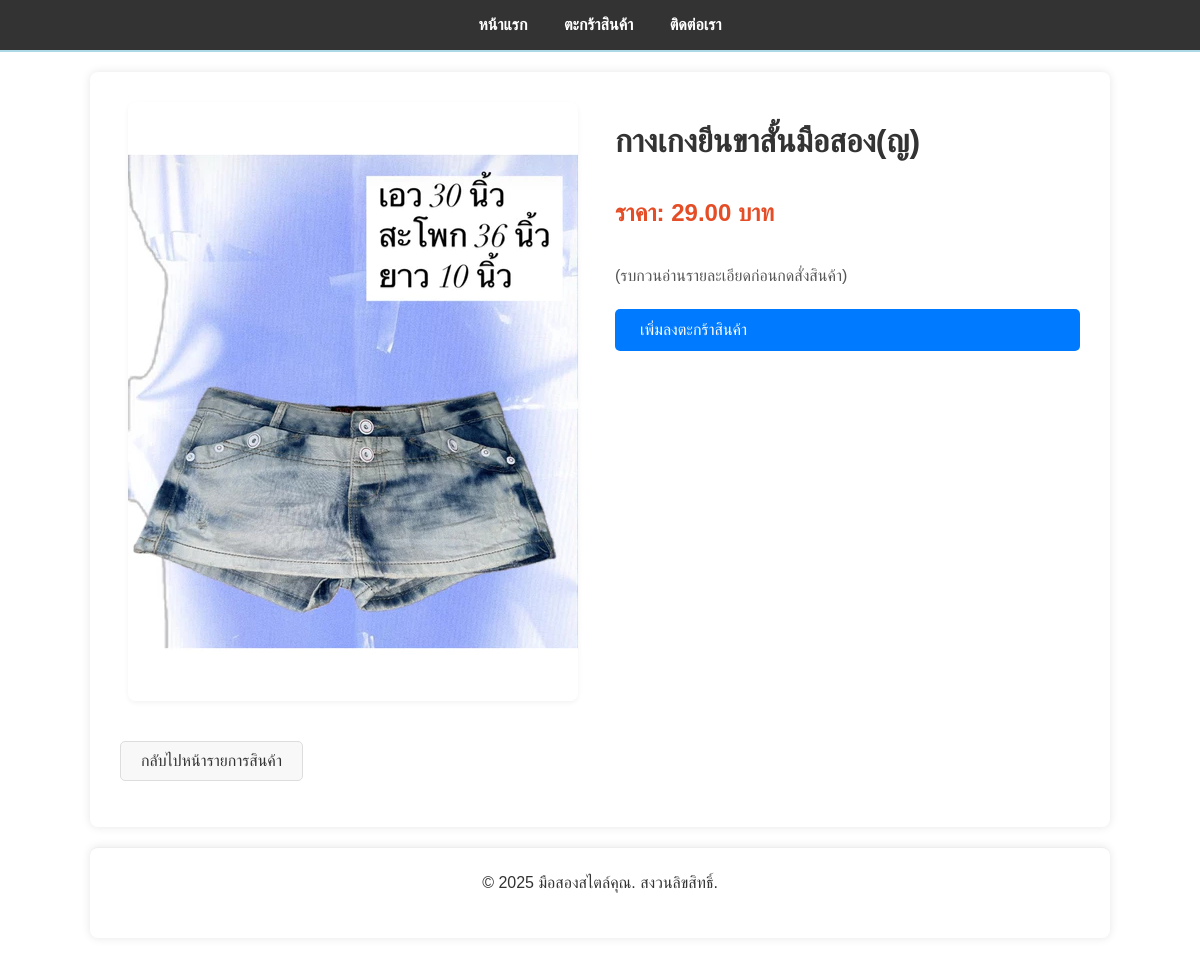
Page /product/3/ on the committed database.
### shop/models.py (models this page shows, shortened)
class Product(models.Model):
    name = models.CharField(max_length=255)
    description = models.TextField(blank=True, null=True)
    price = models.DecimalField(max_digits=10, decimal_places=2)
    image = models.ImageField(upload_to='products/', blank=True, null=True)
    category = models.ForeignKey(Category, on_delete=models.SET_NULL, null=True, blank=True)
    condition = models.CharField(max_length=100, blank=True, null=True) # สภาพสินค้า
    created_at = models.DateTimeField(auto_now_add=True)

### shop/views.py (the view)
# urls.py: path('product/<int:product_id>/', views.product_detail, name='product_detail'),
def product_detail(request, product_id):
    product = get_object_or_404(Product, pk=product_id)
    return render(request, 'shop/product_detail.html', {'product': product})

### shop/templates/shop/product_detail.html (shortened to what this page needs)
{% load static %}
<!DOCTYPE html>
<html lang="th">
<head>
    <link rel="stylesheet" type="text/css" href="{% static 'shop/style.css' %}">
</head>
<body>
    {% if request.path != '/' %}
    <nav>
        <ul>
            <li><a href="{% url 'product_list' %}">หน้าแรก</a></li>
            <li><a href="{% url 'view_cart' %}">ตะกร้าสินค้า</a></li>
            <li><a href="{% url 'contact' %}">ติดต่อเรา</a></li>
        </ul>
    </nav>
    {% endif %}
    <div class="container">
        <div class="product-detail-grid">
            <div class="product-image-column">
                {% if product.image %}
                    <img src="{{ product.image.url }}" alt="{{ product.name }}" class="product-image">
                {% else %}
                    <div style="background-color: #eee; height: 300px; display: flex; justify-content: center; align-items: center; border-radius: 8px;">
                        ไม่มีรูปภาพ
                    </div>
                {% endif %}
            </div>
            <div class="product-info-column">
                <h1 class="product-title">{{ product.name }}</h1>
                <p class="product-price">ราคา: {{ product.price }} บาท</p>
                <p class="product-description">{{ product.description|default:"ไม่มีรายละเอียด" }}</p>
                <a href="{% url 'add_to_cart' product.id %}" class="add-to-cart-button">เพิ่มลงตะกร้าสินค้า</a>
            </div>
        </div>
        <p><a href="{% url 'product_list' %}" class="back-link-button">กลับไปหน้ารายการสินค้า</a></p>
    </div>
    <footer>
        <div class="container" style="text-align: center; margin-top: 20px; padding-top: 10px; border-top: 1px solid #eee;">
            <p>&copy; 2025 มือสองสไตล์คุณ. สงวนลิขสิทธิ์.</p>
        </div>
    </footer>
</body>
</html>

### shop/templates/shop/shop/static/shop/style.css (style rules this page uses)
body { font-family: sans-serif; margin: 0; padding: 0; background-color: #ffffff; color: #333; }
nav { background-color: #e0ffff; padding: 0.8em 0; text-align: center; margin-bottom: 20px; border-bottom: 2px solid #add8e6; }
nav ul { list-style: none; padding: 0; margin: 0; }
nav ul li { display: inline; margin: 0 1.2em; }
nav a { color: #333; text-decoration: none; font-weight: bold; transition: color 0.3s ease; }

### shop/templates/shop/product_detail.html (style rules this page uses)
.container { max-width: 960px; margin: 20px auto; padding: 30px; background-color: #fff; border-radius: 8px; box-shadow: 0 0 10px rgba(0, 0, 0, 0.1); }
.product-detail-grid { display: grid; grid-template-columns: 1fr 1fr; gap: 30px; align-items: start; }
.product-image-column { text-align: center; }
.product-image { max-width: 100%; height: auto; border-radius: 8px; box-shadow: 0 2px 5px rgba(0, 0, 0, 0.05); }
.product-info-column { display: flex; flex-direction: column; }
.product-title { font-size: 2em; font-weight: bold; color: #333; margin-bottom: 15px; }
.product-price { color: #e44d26; font-weight: bold; font-size: 1.5em; margin-bottom: 20px; }
.product-description { line-height: 1.6; color: #555; margin-bottom: 20px; }
.add-to-cart-button { background-color: #007bff; color: #fff; border: none; padding: 12px 25px; border-radius: 5px; cursor: pointer; text-decoration: none; display: inline-block; font-size: 1em; transition: background-color 0.3s ease; }
.back-link-button { background-color: #f8f8f8; color: #333; border: 1px solid #ddd; padding: 10px 20px; border-radius: 5px; cursor: pointer; text-decoration: none; display: inline-block; font-size: 1em; transition: background-color 0.3s ease, color 0.3s ease; margin-top: 20px; }
nav { background-color: #333; color: #fff; padding: 1em 0; text-align: center; margin-bottom: 20px; }
nav ul { list-style: none; padding: 0; margin: 0; }
nav ul li { display: inline; margin: 0 1em; }
nav a { color: #fff; text-decoration: none; font-weight: bold; }

### rows in the picture
Product: image (picture), name "กางเกงยีนขาสั้นมือสอง(ญ)", price "29.00", description "(รบกวนอ่านรายละเอียดก่อนกดสั่งสินค้า)"
